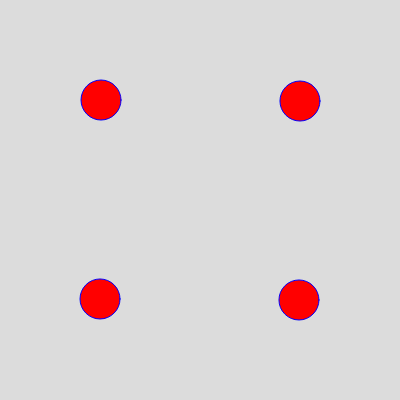
Frame 1 (no input)
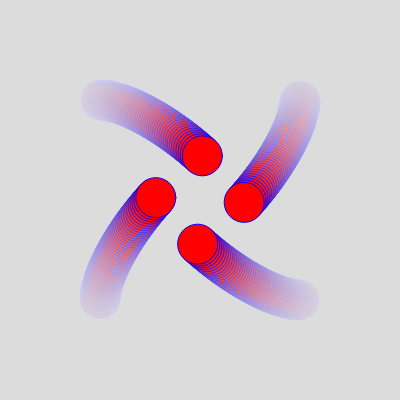
Frame 60 (no input)
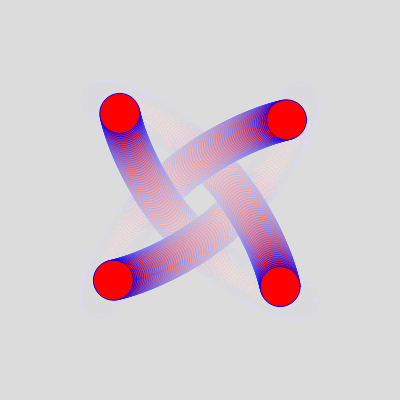
Frame 120 (the mouse pressed at the canvas centre since frame 60)

The p5.js sketch that drew these frames (run headless with seeded random() and noise() and a simulated clock; from frame 60 on, the mouse is pressed at the canvas centre):

// p5.js sketch
// ── sketch.js
const G = 1; // Gravitational Constant
let bodies = [];

class Body {
  constructor(
    mass = 15,
    position = createVector(random(0, width), random(0, height)),
    velocity = createVector(0, 0),
  ) {
    this.mass = mass;
    this.position = position;
    this.velocity = velocity;
    this.acceleration = createVector(0, 0);
  }

  show() {
    stroke("blue");
    fill("red");
    circle(this.position.x, this.position.y, this.mass);
  }

  update() {
    this.velocity.add(this.acceleration);
    this.position.add(this.velocity);
    this.acceleration.mult(0);
  }

  applyForce(force) {
    let f = p5.Vector.div(force, this.mass);
    this.acceleration.add(f);
  }

  attract(body) {
    //get distance between both bodies
    const force = p5.Vector.sub(this.position, body.position);
    // get length
    let distance = force.mag();
    // set limits, also helps prevent dividing by zero
    distance = constrain(distance, 10, 50);
    // calculate force strenght
    const strength = (G * this.mass * body.mass) / distance ** 2;
    force.setMag(strength);
    return force;
  }
}

function setup() {
  createCanvas(400, 400);
  background(220);
  const body1InitPos = createVector(100, 100);
  const body2InitPos = createVector(300, 100);
  const body3InitPos = createVector(300, 300);
  const body4InitPos = createVector(100, 300);
  const body1InitVel = createVector(1, 0);
  const body2InitVel = createVector(0, 1);
  const body3InitVel = createVector(-1, 0);
  const body4InitVel = createVector(0, -1);
  const body1 = new Body(40, body1InitPos, body1InitVel);
  const body2 = new Body(40, body2InitPos, body2InitVel);
  const body3 = new Body(40, body3InitPos, body3InitVel);
  const body4 = new Body(40, body4InitPos, body4InitVel);
  bodies.push(body1, body2, body3, body4);
}

function draw() {
  background(220, 10);
  bodies.forEach((body, index) => {
    for (let i = 0; i < bodies.length; i++) {
      if (i === index) continue;
      const attractionForce = body.attract(bodies[i]);
      bodies[i].applyForce(attractionForce);
    }
    // body.update(); CAN'T DO THIS! MAKES SIMULATION ORDER DEPENDENT!!!
  });

  bodies.forEach((body) => {
    body.update(); // can't be in same loop as force calculations
    body.show()
  })
}
